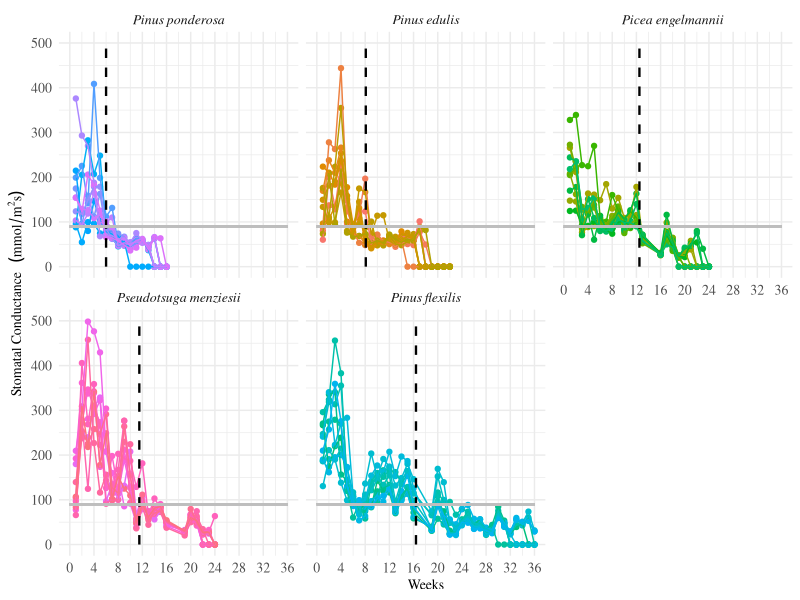

The R script that drew this image:
#Data viz - Figure 4 porometer
#Alexandra Lalor
#allielalor@arizona.edu
#allielalor@gmail.com
#First created: 2022-12-10
#Last updated: 2022-12-10

#load packages
library(tidyverse)
library(RColorBrewer)

#read csvs
Phase1_Data_All <- read_csv("data_analysis/Phase1_Data_All.csv")
#Phase1_Data_Porometer  <- read_csv("data_analysis/Phase1_Data_Porometer.csv")
#Phase1_Data_Porometer_Avg  <- read_csv("data_analysis/Phase1_Data_Porometer_Avg.csv")

#add legend
Phase1_Data_All_p <- Phase1_Data_All %>%
  mutate(Legend = ScientificName)
Phase1_Data_All_p$Legend <- as.factor(Phase1_Data_All_p$Legend)
Phase1_Data_All_p <-
  transform(Phase1_Data_All_p, Legend = factor(Legend, levels = c("Pinus ponderosa", "Pinus edulis", "Picea engelmannii", "Pseudotsuga menziesii", "Pinus flexilis")))
levels(Phase1_Data_All_p$Legend)

#filter data
Phase1_Data_All_p <- Phase1_Data_All_p %>% 
  filter(Treatment_temp == "Ambient", Treatment_water == "Drought",
         !is.na(Porometer_Est))

#make label for permanent stomatal closure segment
Phase1_Data_All_p %>% 
  group_by(Legend) %>% 
  summarize(Stress_Week_Avg = mean(Stress_Week_Avg_Porometer))

label <- data.frame(x = c(6.0, 8.1, 12.5, 11.5, 16.4),
                    Legend = factor(c("Pinus ponderosa","Pinus edulis", "Picea engelmannii", "Pseudotsuga menziesii", "Pinus flexilis"), 
                                    levels = c("Pinus ponderosa", "Pinus edulis", "Picea engelmannii", "Pseudotsuga menziesii", "Pinus flexilis")))

#define custom color scale
myColorsPaired <- c("#6A3D9A", "#CAB2D6", "#FF7F00", "#FDBF6F",  "#33A02C", "#B2DF8A", "#E31A1C", "#FB9A99", "#1F78B4", "#A6CEE3")
myColorsDark <- c("#6A3D9A", "#FF7F00", "#33A02C", "#E31A1C", "#1F78B4")
myColorsLight <- c("#CAB2D6", "#FDBF6F", "#B2DF8A", "#FB9A99", "#A6CEE3")
names(myColorsPaired) <- levels(Phase1_Data_All_p$Legend)
names(myColorsDark) <- levels(Phase1_Data_All_p$Legend)
names(myColorsLight) <- levels(Phase1_Data_All_p$Legend)

custom_colors <- scale_colour_manual(values = myColorsLight)
custom_colors_fill <- scale_fill_manual(values = myColorsDark)

#Graph
Phase1_Data_All_p %>% 
  ggplot(aes(x
             = Week,
             y = Porometer_Est,
             color = SpeciesID)) +
  geom_point() +
  geom_line() +
  geom_segment(data = label,
               aes(x = x, xend = x,
                   y = 0, yend = 500),
               color = "black",
               linetype = "dashed",
               size = 0.8) +
  geom_segment(aes(x = 0, xend = 36,
                   y = 90, yend = 90),
               color = "grey",
               linetype = "solid",
               size = 0.8) +
  ylim(0, 500) +
  scale_x_continuous(breaks = seq(0 , 36, by = 4)) +
  facet_wrap(~Legend) +
  xlab("Weeks") +
  ylab(bquote("Stomatal Conductance  "~(mmol/m^2*s))) +
  #labs(caption = "\nFIGURE 4 | Stomatal Conductance of Juveniles under Droughted and Ambient Treatments.\nThe black dotted line shows the average time of permanent stomatal closure (n = 10 per species), when \nmeasurements were consistently at or below a minimum value of 90 mmol m-2s-1 (solid gray horizonal line).") +
  #custom_colors +
  theme_minimal() +
  theme(legend.position="none",
        text = element_text(family = "serif", size = 10),
        #axis.title.y = element_markdown(),
        axis.text = element_text(size = 10),
        legend.text = element_text(size = 10),
        strip.text.x = element_text(size = 10, face = "italic"),
        plot.caption = element_text(hjust = 0,
                                    family = "serif",
                                    size = 10))
